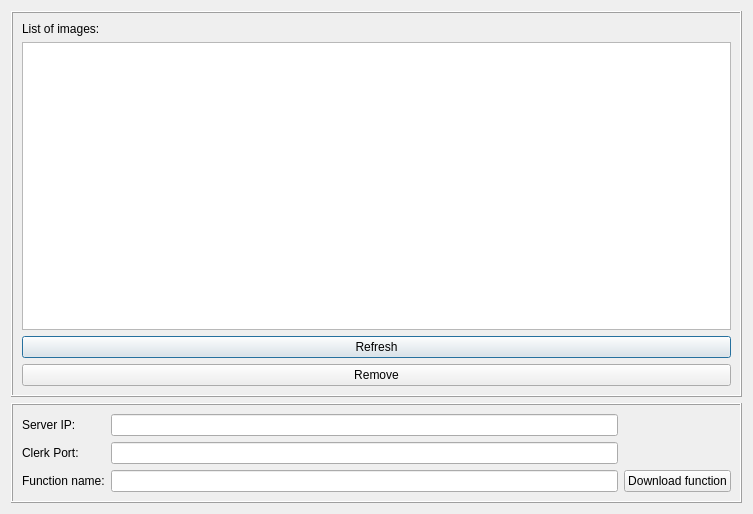
<?xml version="1.0" encoding="UTF-8"?>
<ui version="4.0">
 <class>Dialog</class>
 <widget class="QDialog" name="Dialog">
  <property name="geometry">
   <rect>
    <x>0</x>
    <y>0</y>
    <width>753</width>
    <height>514</height>
   </rect>
  </property>
  <property name="windowTitle">
   <string>Dialog</string>
  </property>
  <layout class="QVBoxLayout" name="verticalLayout">
   <item>
    <widget class="QFrame" name="frame_list">
     <property name="frameShape">
      <enum>QFrame::Box</enum>
     </property>
     <property name="frameShadow">
      <enum>QFrame::Raised</enum>
     </property>
     <layout class="QVBoxLayout" name="verticalLayout_2">
      <item>
       <widget class="QLabel" name="label_4">
        <property name="text">
         <string>List of images:</string>
        </property>
       </widget>
      </item>
      <item>
       <widget class="QListWidget" name="listWidget"/>
      </item>
      <item>
       <widget class="QPushButton" name="pushButton_refresh">
        <property name="text">
         <string>Refresh</string>
        </property>
       </widget>
      </item>
      <item>
       <widget class="QPushButton" name="pushButton">
        <property name="text">
         <string>Remove</string>
        </property>
       </widget>
      </item>
     </layout>
    </widget>
   </item>
   <item>
    <widget class="QFrame" name="frame_add">
     <property name="frameShape">
      <enum>QFrame::Box</enum>
     </property>
     <property name="frameShadow">
      <enum>QFrame::Raised</enum>
     </property>
     <layout class="QGridLayout" name="gridLayout">
      <item row="2" column="0">
       <widget class="QLabel" name="label">
        <property name="text">
         <string>Function name:</string>
        </property>
       </widget>
      </item>
      <item row="1" column="1">
       <widget class="QLineEdit" name="lineEdit_port"/>
      </item>
      <item row="1" column="0">
       <widget class="QLabel" name="label_3">
        <property name="text">
         <string>Clerk Port:</string>
        </property>
       </widget>
      </item>
      <item row="2" column="1">
       <widget class="QLineEdit" name="lineEdit_fname"/>
      </item>
      <item row="0" column="0">
       <widget class="QLabel" name="label_2">
        <property name="text">
         <string>Server IP:</string>
        </property>
       </widget>
      </item>
      <item row="0" column="1">
       <widget class="QLineEdit" name="lineEdit_IP"/>
      </item>
      <item row="2" column="2">
       <widget class="QPushButton" name="pushButton_download">
        <property name="text">
         <string>Download function</string>
        </property>
       </widget>
      </item>
     </layout>
    </widget>
   </item>
  </layout>
 </widget>
 <resources/>
 <connections/>
</ui>
